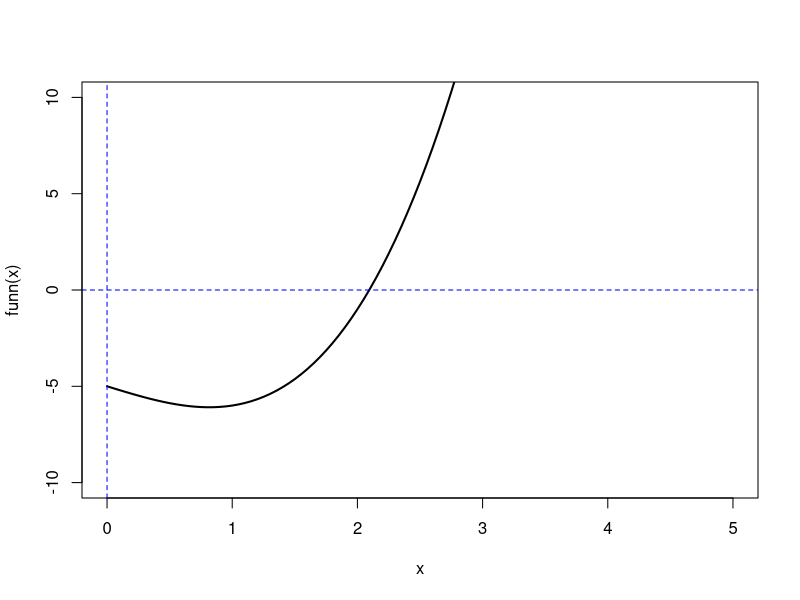

This chart was generated by the following R code:
########################### Installing package ########################################

# The package will let us find the derivative of a given function
if (!"numDeriv" %in% installed.packages()){
  install.packages("numDeriv")
  }
# Loading the package
library("numDeriv")

######################### Run the 'newton' function first #############################

newton <- function(f, a, b, tol = 1e-12, n = 1000) {
  ## f = given function, a = initial approximation, b = upper bound
  x0 <- a
  # we need to store the result of each iteration
  k <- n
  
  ## checking if the function of the given initial approximation or the upper bound
  ## result in zero:
  fa <- f(a)
  if(fa == 0.0) {
    return(a)
  }
  
  fb <- f(b)
  if(fb == 0.0) {
    return(b)
  }
  
  ## if the given variables a,b are not roots, then proceed to finding the root
  for (i in 1:n) {
    # calculating derivative 
    dx <- genD(func = f, x = x0)$D[1]
    # calculating next approximation
    x1 <- x0 - (f(x0) / dx)
    k[i] <- x1
    
    # if the difference between the two successive approximations is significantly small
    # then proceed
    if (abs(x1 - x0) < tol) {
      root.approx <- tail(k, n = 1)
      return( list('root approximation' = root.approx, 'iterations' = k) )
    } 
    # if not, then proceed to next 
    x0 <- x1
  }
  print("Too many iterations in method")
}

################################### Example  ##########################################

# We want to find the root of the function 
funn <- function(x){x^3 - 2*x - 5}
# To determine the 'a' and 'b' values, let's examine its graph
curve(funn, lwd=2, xlim=c(0,5),ylim=c(-10,10))
abline(h=0, col="blue", lty=2)
abline(v=0, col="blue", lty=2)

# We can see the curve intersects the blue horizontal line at around x=2      
# Let a=2 and b=2:
newton(funn, a=2, b=3)
# The output shows us that it took 5 iterations to obtain the root value
